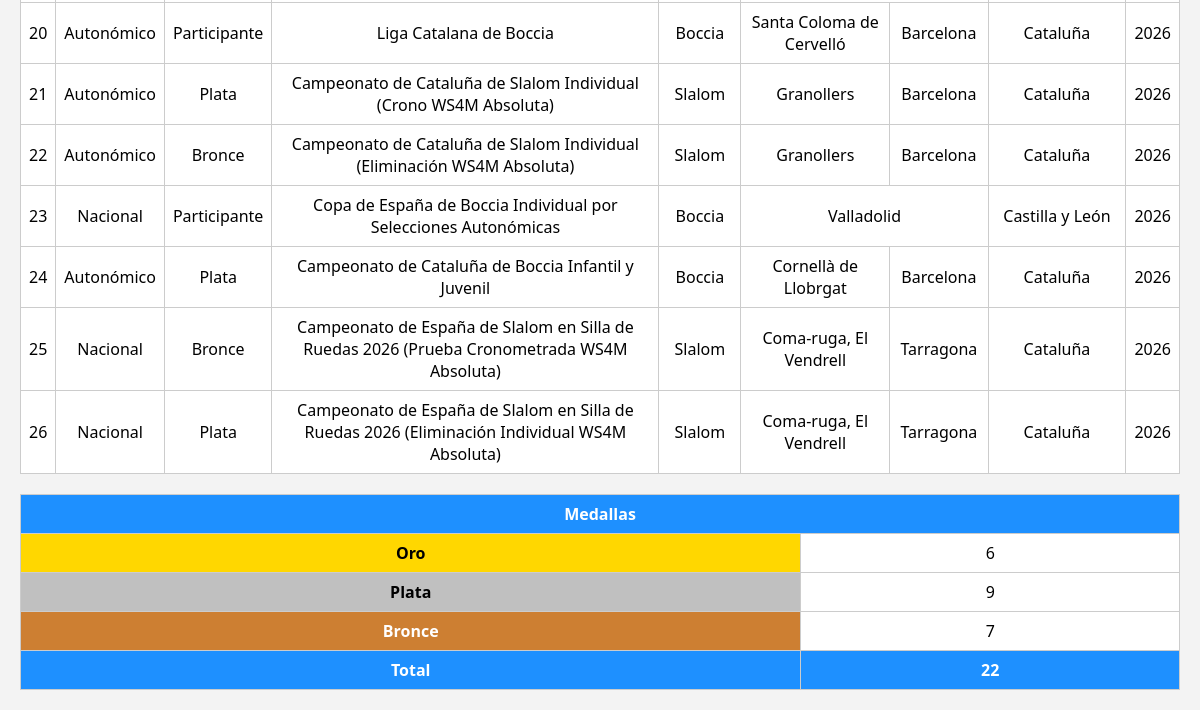
/medallero.php (lower part), run on an earlier commit of the app's database.
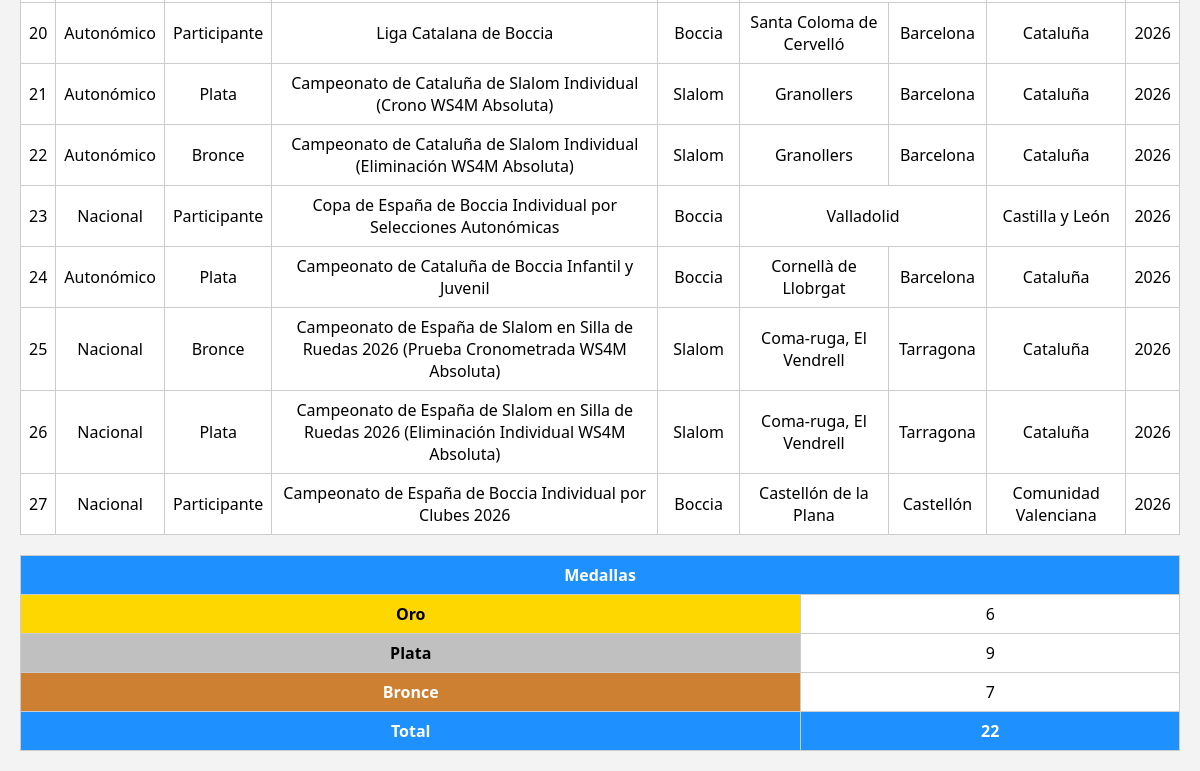
And on a later commit of the database.
### tables this page shows
CREATE TABLE medallas (
    id INT AUTO_INCREMENT PRIMARY KEY,
    tipo ENUM('Autonómico', 'Nacional', 'Internacional'),
    competicion VARCHAR(255),
    deporte VARCHAR(100),
    posicion ENUM('Oro', 'Plata', 'Bronce', 'Participante'),
    lugar VARCHAR(100),
    provincia VARCHAR(100),
    comunidad VARCHAR(100),
    pais VARCHAR(100),
    year YEAR
);

### funciones.php (called while the page is built, shortened)
<?php
function iconoMedalla($posicion)
{
    switch ($posicion) {
        default:
            return ucfirst($posicion);
    }
}
?>

### medallero.php (the view, shortened to what this page needs)
<?php include 'conexion.php';
include 'funciones.php'; ?>
<!DOCTYPE html>
<html>
<head>
    <link rel="stylesheet" href="css/index.css">
</head>
<body>
    <?php
    $where = " WHERE 1=1";
    $sql = "SELECT * FROM medallas" . $where;
    $sqlResumen = "SELECT
        SUM(posicion = 'oro') AS oro,
        SUM(posicion = 'plata') AS plata,
        SUM(posicion = 'bronce') AS bronce,
        COUNT(*) AS total_registros
    FROM medallas" . $where . " AND posicion IN ('oro', 'plata', 'bronce')";
    $resultado = $conexion->query($sql);
    if ($resultado->num_rows > 0): ?>
        <table>
            <?php while ($fila = $resultado->fetch_assoc()): ?>
                <tr>
                    <td><?php echo $fila['id']; ?></td>
                    <td><?php echo $fila['tipo']; ?></td>
                    <td class="<?php echo $fila['posicion']; ?>">
                        <?php echo iconoMedalla($fila['posicion']); ?>
                    </td>
                    <td><?php echo $fila['competicion']; ?></td>
                    <td><?php echo $fila['deporte']; ?></td>
                    <?php
                    if ($fila['lugar'] == $fila['provincia']) {
                        echo '<td colspan="2">' . $fila['lugar'] . '</td>';
                        echo '<td>' . $fila['comunidad'] . '</td>';
                    } elseif ($fila['provincia'] == $fila['comunidad']) {
                        echo '<td colspan="2">' . $fila['provincia'] . '</td>';
                    } else {
                        echo '<td>' . $fila['lugar'] . '</td>';
                        echo '<td>' . $fila['provincia'] . '</td>';
                        echo '<td>' . $fila['comunidad'] . '</td>';
                    }
                    ?>
                    <td><?php echo $fila['year']; ?></td>
                </tr>
            <?php endwhile; ?>
        </table>
    <?php else: ?>
        <p>No se han encontrado resultados</p>
    <?php endif; ?>
    <?php
    $resultado2 = $conexion->query($sqlResumen);
    $resumen = $resultado2 ? $resultado2->fetch_assoc() : null;
    if ($resumen): ?>
        <table>
            <tr>
                <th colspan="2">Medallas</th>
            </tr>
            <tr>
                <th class=oro>Oro</th>
                <td><?php echo (int) $resumen['oro']; ?></td>
            </tr>
            <tr>
                <th class=plata>Plata</th>
                <td><?php echo (int) $resumen['plata']; ?></td>
            </tr>
            <tr>
                <th class=bronce>Bronce</th>
                <td><?php echo (int) $resumen['bronce']; ?></td>
            </tr>
            <tr>
                <th>Total</th>
                <th><?php echo (int) $resumen['total_registros']; ?></th>
            </tr>
        </table>
    <?php else: ?>
        <p>No se han encontrado resultados</p>
    <?php endif; ?>
</body>
</html>

### css/index.css (style rules this page uses)
* { box-sizing: border-box; padding: 0; margin: 0; }
body { font-family: 'Segoe UI', Tahoma, Geneva, Verdana, sans-serif; background-color: #f3f3f3; margin: 20px; }
table { width: 100%; border-collapse: collapse; margin-top: 20px; background: #fff; }
th { background-color: dodgerblue; color: white; text-align: center; }
td.oro, th.oro { background-color: gold; color: black; font-weight: bold; }
td.plata, th.plata { background-color: silver; color: black; font-weight: bold; }
td.bronce, th.bronce { background-color: #cd7f32; color: white; font-weight: bold; }

What changed in the data, as far as the page shows it:
added medallas: id "27", tipo "Nacional", posicion "Participante", competicion "Campeonato de España de Boccia Individual por Clubes 2026", deporte "Boccia", lugar "Castellón de la Plana", provincia "Castellón", comunidad "Comunidad Valenciana", year "2026"
